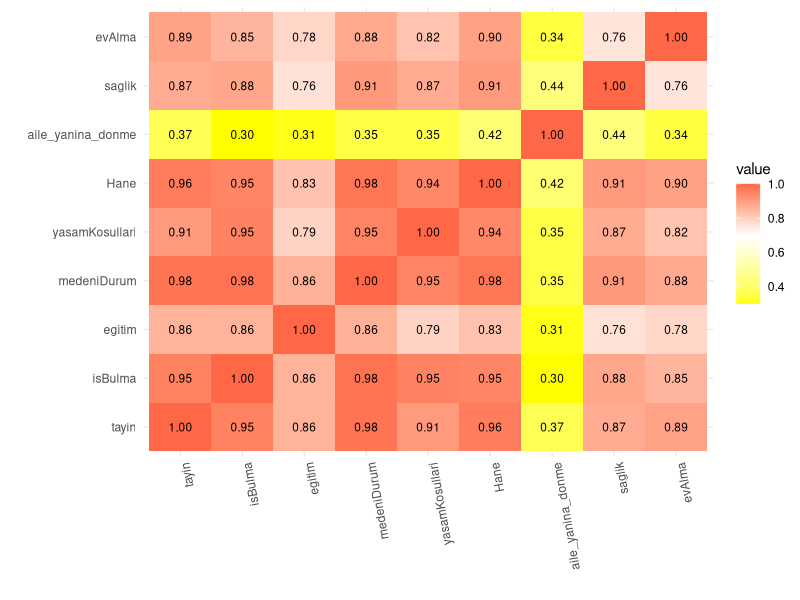
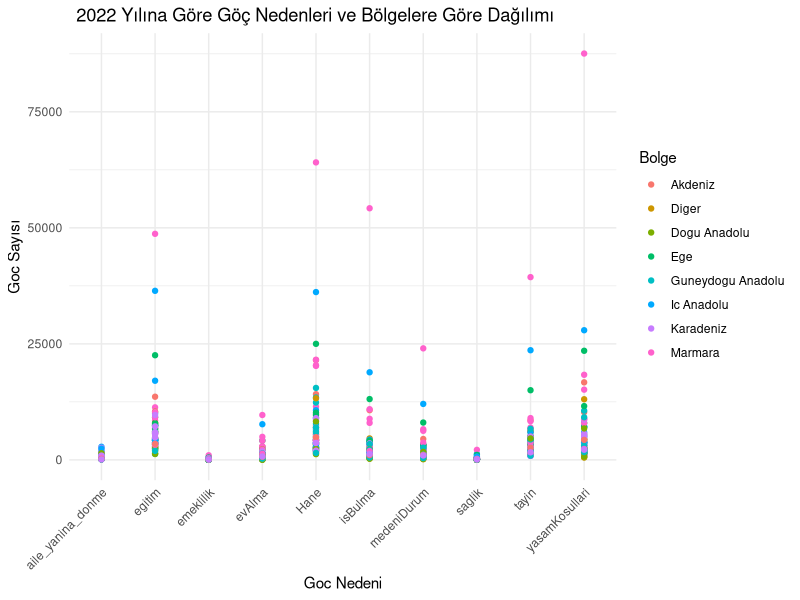
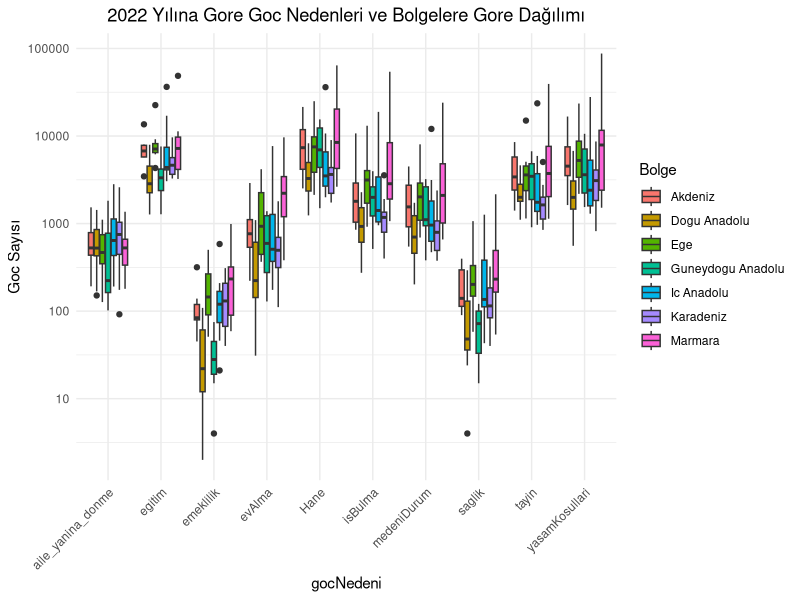
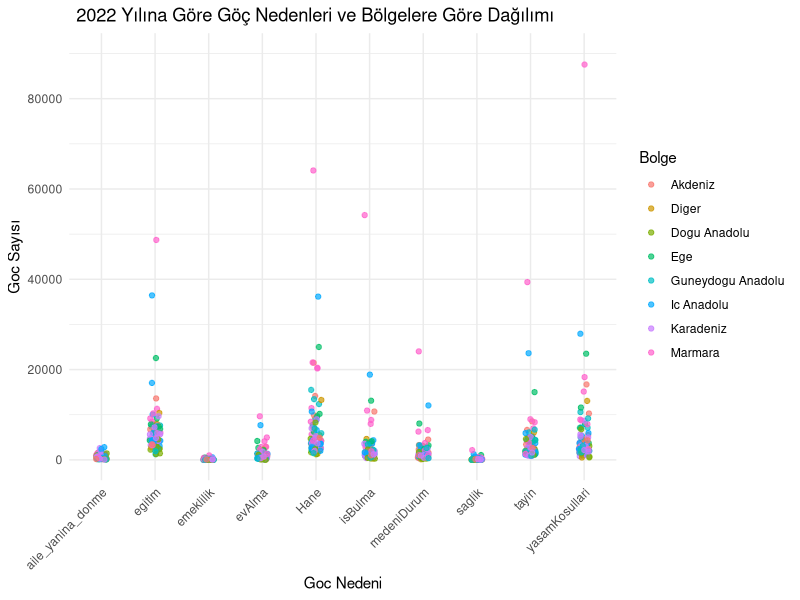

Write the R code that produced these figures, in order.
## ---- chunk 1

library(readxl)
library(ggplot2)
library(tidyverse)
library(dplyr)
library(knitr)
library(ggrepel)
library(reshape2)
library(gridExtra)
## ---- chunk 2
##exceldosyasını okuma
alinan_goc <- read_excel("goc_etme_nedenine_illerin_aldigi_goc.xlsx")
## ---- chunk 3
##veri setinin ilk bir kaç satırını gösterme
head(alinan_goc)
## ---- chunk 4
##cor() fonksiyonu kullanılarak alinan_goc veri setindeki belirli sütunlar arasındaki korelasyonlar hesaplanır.
# Korelasyon matrisini hesapla
##cor() fonksiyonu, alinan_goc veri setindeki 3. sütundan 11. sütuna kadar olan sütunlardaki değişkenler arasındaki korelasyonları hesaplar. use = "complete.obs" argümanı, eksik değerleri içeren gözlemleri hesaplama işleminden çıkarır.
correlation_matrix <- cor(alinan_goc[, c(3:11)], use = "complete.obs")
melted_corr_matrix <- melt(correlation_matrix)
##Daha sonra, melt() fonksiyonu kullanılarak korelasyon matrisi eritilir
##melted_corr_matrix <- melt(correlation_matrix) ggplot2 paketi kullanılarak korelasyon matrisi görselleştirilir. 
##geom_tile() fonksiyonu ile korelasyon matrisi, renkli kareler olarak gösterilir. geom_text() fonksiyonu ile her karenin içine korelasyon değerleri yazdırılır. 
##labs() fonksiyonu ile x ve y eksenlerine etiketler eklenir. guides() fonksiyonu ile renk gradyanı için bir renk skalası eklenebilir. Son olarak, theme() fonksiyonları ile grafik stili ayarlanır.
# Ve Korelasyon matrisini görselleştirilir
ggplot(melted_corr_matrix, aes(Var1, Var2, fill = value)) +
  geom_tile() + 
   geom_text(aes(label = sprintf("%.2f", value)), color = "black", size = 3) +
  labs(x = " ", y = " ") + 
  guides(color = guide_legend(title = "Değer")) + 
  scale_fill_gradient2(low = "yellow", high = "red", mid = "white", midpoint = 0.7) +
  theme_minimal() +
  theme(axis.text.x = element_text(angle = 100, hjust = 1))
## ---- chunk 5
##alinan_goc veri çerçevesindeki veriyi daha "düzenli" bir formata dönüştürür ve new_tidy_data adında yeni bir veri seti oluşturur. Buradaki amaç, veriyi daha analiz edilebilir hale getirmek ve veri işleme sürecini kolaylaştırmaktır
##pivot_longer() fonksiyonu kullanılarak, veri çerçevesindeki sütunlar uzun formata dönüştürülür. Yani, her bir göç nedeni bir sütun yerine, il ve yil sütunları sabit kalacak şekilde, diğer sütunlar göç nedeni ve göç sayısı olacak şekilde yeniden yapılandırılır
##cols = -c(il, yil): il ve yil sütunları dışındaki tüm sütunlar işleme alınır names_to = "gocNedeni": Sütun adları, "gocNedeni" adında yeni bir sütuna dönüştürülür.
##mutate() fonksiyonu kullanılarak, "gocNedeni" sütunu karakter veri tipine dönüştürülür
##head() fonksiyonu kullanılarak, yeni oluşturulan new_tidy_data veri çerçevesinin ilk altı satırı ekrana yazdırılır

new_tidy_data <- alinan_goc %>%
  pivot_longer(cols = -c(il, yil), names_to = "gocNedeni", values_to = "gocSayisi") %>%
  mutate(gocNedeni = as.character(gocNedeni))
head(new_tidy_data)
## ---- chunk 6
##veri setindeki sütun adlarını döndürür
colnames(new_tidy_data)

## ---- chunk 7
##new_tidy_data veri setindeki her sütundaki eksik değerlerin sayısını hesaplama
colSums(is.na(new_tidy_data))
## ---- chunk 8
##new_tidy_data veri setinde herhangi bir eksik değer olup olmadığını kontrol eder.
##any(): Bu fonksiyon, bir vektör veya matrisin herhangi bir elemanının belirtilen koşulu sağlayıp sağlamadığını kontrol eder. 
any(is.na(new_tidy_data))
## ---- chunk 9
##data setinin yapısını özetleme
str(new_tidy_data)
## ---- chunk 10
##new_tidy_data veri setindeki tekrarlanan satırların sayısını hesaplar.
sum(duplicated(new_tidy_data))
## ---- chunk 11
##new_tidy_data veri setindeki "gocSayisi" adlı sütunun özet istatistikleri hesaplanır
summary(new_tidy_data$gocSayisi)
## ---- chunk 12
##new_tidy_data veri setindeki verileri gocSayisi sütununa göre sıralama ve ilk altı satırını ekrana yazdırma
new_tidy_data %>% arrange(gocSayisi) %>% head()
## ---- chunk 13
##new_tidy_data veri setindeki verileri gocSayisi sütununa göre azalan sıraya göre sıralama ve ilk altı satırını ekrana yazdırma
new_tidy_data %>% arrange(desc(gocSayisi)) %>% head()
## ---- chunk 14
## new_tidy_data veri setindeki veriler arasından gocSayisi sütunundaki en yüksek 10 değerigösterme
new_tidy_data %>% top_n(10, gocSayisi)
## ---- chunk 15
##new_tidy_data veri setindeki toplam göç sayısını hesaplamak için bir fonksiyon tanımlar.
toplam_goc_sayisi <- function(new_tidy_data, il, yil) {
  toplam <- sum(new_tidy_data$gocSayisi[new_tidy_data$il == il & new_tidy_data$yil == yil])
  return(toplam)
}
##belirtilen il ve yıl için new_tidy_data veri çerçevesindeki göç sayılarını filtreler ve toplama 
# Örneğin, Adana'daki 2022 yılındaki toplam göç sayısını bulmak için:
print(paste("Adana'da 2022 yılındaki toplam goc sayısı:", toplam_goc_sayisi(new_tidy_data, "Adana", 2022)))
print(paste("İstanbul'da 2022 yılındaki toplam goc sayısı:", toplam_goc_sayisi(new_tidy_data, "Istanbul", 2019)))
## ---- chunk 16
##new_tidy_data veri setinde 2022 yılında en yüksek göç sayısı ve göç nedenini yazdırma
max_goc_2022 <- new_tidy_data %>% 
  filter(yil == 2022) %>%
  select(gocSayisi, gocNedeni) %>%
  filter(gocSayisi == max(gocSayisi))

print(max_goc_2022)
## ---- chunk 17
min_goc_2022 <- new_tidy_data %>% 
  filter(yil == 2022) %>%
  select(gocSayisi, gocNedeni) %>%
  filter(gocSayisi == min(gocSayisi))

print(min_goc_2022)
## ---- chunk 18
new_tidy_data <- new_tidy_data %>%
  mutate(bolge = case_when(
    il %in% c("Istanbul", "Bursa", "Kocaeli", "Tekirdag","Balikesir","Canakkale","Bilecik","Edirne","Kirklareli","Sakarya","Yalova") ~ "Marmara",
    il %in% c("Izmir", "Aydin", "Manisa","Afyonkarahisar","Denizli","Kutahya","Manisa","Mugla","Usak") ~ "Ege",
    il %in% c("Ankara", "Konya", "Eskisehir","Cankiri","Corum","Kayseri","Kirsehir
","Konya","Nevsehir","Nigde","Sivas","Yozgat","Aksaray","Karaman","Kirikkale") ~ "Ic Anadolu",
    il %in% c("Artvin", "Giresun", "Ordu","Rize","Sinop","Tokat","Trabzon","Zonguldak","Amasya","Bolu","Gumushane","Kastamonu","Samsun","Sinop","Bayburt
","Bartin","Karabuk","Duzce") ~ "Karadeniz",
    il %in% c("Adana", "Antalya","Burdur","Hatay","Isparta","Kahramanmaras","Osmaniye") ~ "Akdeniz",
    il %in% c("Adiyaman","Diyarbakir","Gaziantep","Mardin","Siirt","Sanliurfa","Batman","Sirnak","Kilis") ~ "Guneydogu Anadolu",
    il %in% c("Agri","Bingol","Bitlis","Elazig","Erzincan","Erzurum","Hakkari","Kars","Malatya","Muş","Tunceli","Van","Ardahan","Igdir") ~ "Dogu Anadolu",
    TRUE ~ "Diger" # Diğer bölgelere dahil olan iller için bir kategori belirleyin
  ))

ggplot(new_tidy_data %>% filter(yil == 2022), aes(gocNedeni, gocSayisi, color = bolge)) +
  geom_point() +
  labs(title = "2022 Yılına Göre Göç Nedenleri ve Bölgelere Göre Dağılımı",
       x = "Goc Nedeni",
       y = "Goc Sayısı",
       color = "Bolge") +
  
  theme_minimal() +
  theme(plot.title = element_text(hjust = 0.10),
        axis.text.x = element_text(angle = 45, hjust = 1))  # X eksenindeki etiketleri 45 derece döndür
## ---- chunk 19
new_tidy_data <- new_tidy_data %>%
  mutate(bolge = case_when(
    il %in% c("Istanbul", "Bursa", "Kocaeli", "Tekirdag","Balikesir","Canakkale","Bilecik","Edirne","Kirklareli","Sakarya","Yalova") ~ "Marmara",
    il %in% c("Izmir", "Aydin", "Manisa","Afyonkarahisar","Denizli","Kutahya","Manisa","Mugla","Usak") ~ "Ege",
    il %in% c("Ankara", "Konya", "Eskisehir","Cankiri","Corum","Kayseri","Kirsehir
","Konya","Nevsehir","Nigde","Sivas","Yozgat","Aksaray","Karaman","Kirikkale") ~ "Ic Anadolu",
    il %in% c("Artvin", "Giresun", "Ordu","Rize","Sinop","Tokat","Trabzon","Zonguldak","Amasya","Bolu","Gumushane","Kastamonu","Samsun","Sinop","Bayburt
","Bartin","Karabuk","Duzce") ~ "Karadeniz",
    il %in% c("Adana", "Antalya","Burdur","Hatay","Isparta","Kahramanmaras","Osmaniye") ~ "Akdeniz",
    il %in% c("Adiyaman","Diyarbakir","Gaziantep","Mardin","Siirt","Sanliurfa","Batman","Sirnak","Kilis") ~ "Guneydogu Anadolu",
    il %in% c("Agri","Bingol","Bitlis","Elazig","Erzincan","Erzurum","Hakkari","Kars","Malatya","Muş","Tunceli","Van","Ardahan","Igdir") ~ "Dogu Anadolu",
   #TRUE ~ "Diger" # Diğer bölgelere dahil olan iller için bir kategori belirleyin
  ))
ggplot(new_tidy_data %>% filter(yil == 2022 , bolge != "Diger"), aes(x = gocNedeni, y = gocSayisi, fill = bolge)) +
  geom_boxplot() +
  labs(title = "2022 Yılına Gore Goc Nedenleri ve Bolgelere Gore Dağılımı",
       x = "gocNedeni",
       y = "Goc Sayısı",
       fill = "Bolge") +
  theme_minimal() +
  theme(plot.title = element_text(hjust = 0.5),
        axis.text.x = element_text(angle = 45, hjust = 1))+
 scale_y_continuous(trans = 'log10', labels = function(x) format(x, scientific = FALSE))  # Y eksenini logaritmik ölçekleme yaparak ayarla
## ---- chunk 20
new_tidy_data <- new_tidy_data %>%
  mutate(bolge = case_when(
    il %in% c("Istanbul", "Bursa", "Kocaeli", "Tekirdag","Balikesir","Canakkale","Bilecik","Edirne","Kirklareli","Sakarya","Yalova") ~ "Marmara",
    il %in% c("Izmir", "Aydin", "Manisa","Afyonkarahisar","Denizli","Kutahya","Manisa","Mugla","Usak") ~ "Ege",
    il %in% c("Ankara", "Konya", "Eskisehir","Cankiri","Corum","Kayseri","Kirsehir
","Konya","Nevsehir","Nigde","Sivas","Yozgat","Aksaray","Karaman","Kirikkale") ~ "Ic Anadolu",
    il %in% c("Artvin", "Giresun", "Ordu","Rize","Sinop","Tokat","Trabzon","Zonguldak","Amasya","Bolu","Gumushane","Kastamonu","Samsun","Sinop","Bayburt
","Bartin","Karabuk","Duzce") ~ "Karadeniz",
    il %in% c("Adana", "Antalya","Burdur","Hatay","Isparta","Kahramanmaras","Osmaniye") ~ "Akdeniz",
    il %in% c("Adiyaman","Diyarbakir","Gaziantep","Mardin","Siirt","Sanliurfa","Batman","Sirnak","Kilis") ~ "Guneydogu Anadolu",
    il %in% c("Agri","Bingol","Bitlis","Elazig","Erzincan","Erzurum","Hakkari","Kars","Malatya","Muş","Tunceli","Van","Ardahan","Igdir") ~ "Dogu Anadolu",
    TRUE ~ "Diger" # Diğer bölgelere dahil olan iller için bir kategori belirleyin
  ))
ggplot(new_tidy_data %>% filter(yil == 2022), aes(gocNedeni, gocSayisi, color = bolge)) +
  geom_jitter(width = 0.1, height = 0.1,alpha = 0.7) +  # Jittering ile daha fazla aralık
  labs(title = "2022 Yılına Göre Göç Nedenleri ve Bölgelere Göre Dağılımı",
       x = "Goc Nedeni",
       y = "Goc Sayısı",
       color = "Bolge") +
  scale_y_continuous(limits = c(2, max(90000)), breaks = seq(0, max(new_tidy_data$gocSayisi), by = 20000)) +  # Y ekseni aralığını ve etiketlerini ayarla
  theme_minimal() +
  theme(plot.title = element_text(hjust = 0.10),
        axis.text.x = element_text(angle = 45, hjust = 1))  # X eksenindeki etiketleri 45 derece döndür
